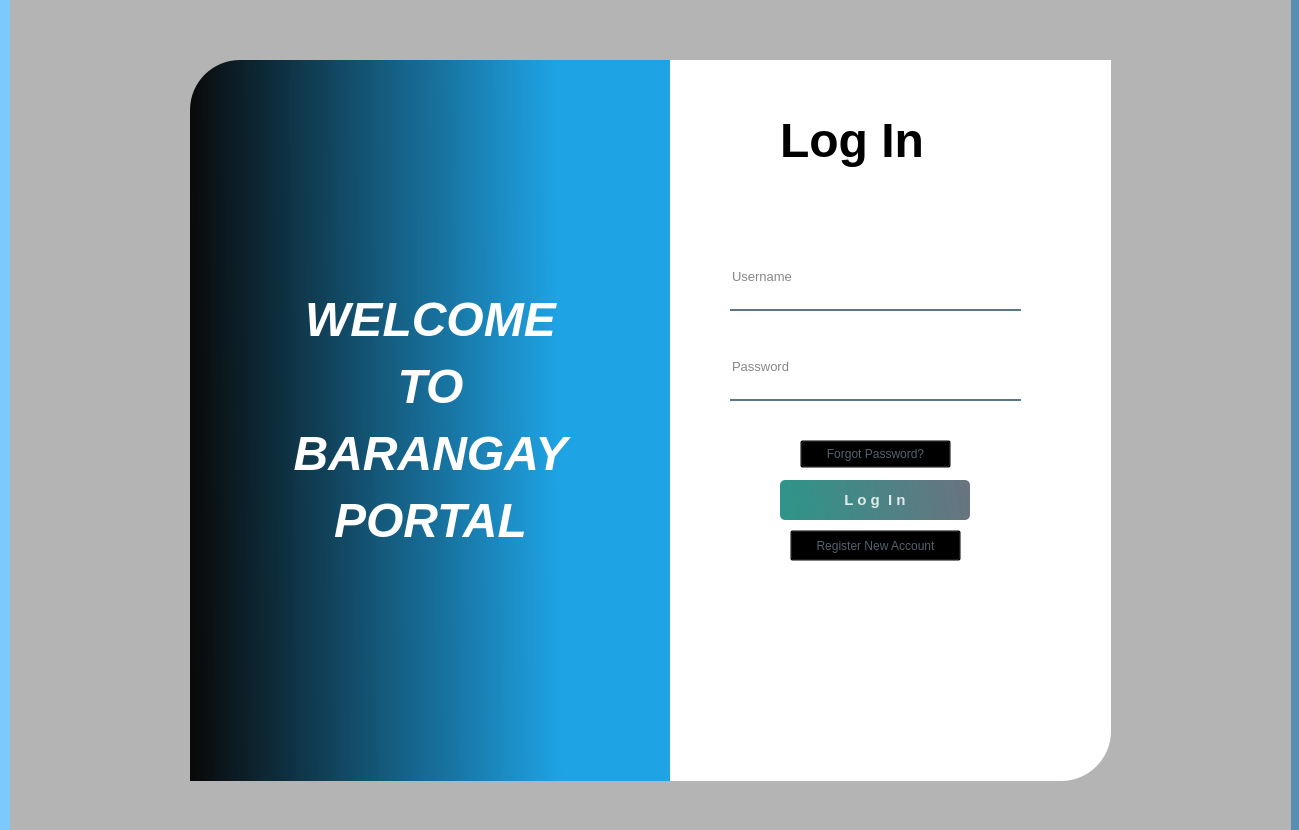
<?xml version="1.0" encoding="UTF-8"?>
<ui version="4.0">
 <class>Form</class>
 <widget class="QWidget" name="Form">
  <property name="geometry">
   <rect>
    <x>0</x>
    <y>0</y>
    <width>1299</width>
    <height>830</height>
   </rect>
  </property>
  <property name="windowTitle">
   <string>Form</string>
  </property>
  <property name="styleSheet">
   <string notr="true">background-color: rgb(123, 202, 255);</string>
  </property>
  <widget class="QWidget" name="widget" native="true">
   <property name="geometry">
    <rect>
     <x>10</x>
     <y>0</y>
     <width>1361</width>
     <height>851</height>
    </rect>
   </property>
   <property name="styleSheet">
    <string notr="true">QPushButton#pushButton{
	background-color: qlineargradient(spread:pad, x1:0, y1:0.505682, x2:1, y2:0.477, stop:0 rgba(11, 131, 120, 219), stop:1 rgba(85, 98, 112, 226));
	color:rgba(255, 255, 255, 210);
	border-radius:5px;
}

QPushButton#pushButton:hover{
	background-color: qlineargradient(spread:pad, x1:0, y1:0.505682, x2:1, y2:0.477, stop:0 rgba(150, 123, 111, 219), stop:1 rgba(85, 81, 84, 226));
}

QPushButton#pushButton:pressed{
	padding-left:5px;
	padding-top:5px;
	background-color:rgba(150, 123, 111, 255);
}

QPushButton#pushButton_2, #pushButton_3, #pushButton_4, #pushButton_5{
	background-color: rgba(0, 0, 0, 0);
	color:rgba(85, 98, 112, 255);
}

QPushButton#pushButton_2:hover, #pushButton_3:hover, #pushButton_4:hover, #pushButton_5:hover{
	color: rgba(131, 96, 53, 255);
}

QPushButton#pushButton_2:pressed, #pushButton_3:pressed, #pushButton_4:pressed, #pushButton_5:pressed{
	padding-left:5px;
	padding-top:5px;
	color:rgba(91, 88, 53, 255);
}

</string>
   </property>
   <widget class="QLabel" name="label_2">
    <property name="geometry">
     <rect>
      <x>180</x>
      <y>60</y>
      <width>481</width>
      <height>721</height>
     </rect>
    </property>
    <property name="styleSheet">
     <string notr="true">border-top-left-radius: 50px;
background-color: qlineargradient(spread:pad, x1:0.905204, y1:0.522, x2:0, y2:0.534, stop:0.149254 rgba(25, 163, 231, 246), stop:1 rgba(9, 9, 9, 255));</string>
    </property>
    <property name="text">
     <string>&lt;html&gt;&lt;head/&gt;&lt;body&gt;&lt;p align=&quot;center&quot;&gt;&lt;span style=&quot; font-size:36pt; font-weight:600; font-style:italic; color:#ffffff;&quot;&gt;WELCOME&lt;/span&gt;&lt;/p&gt;&lt;p align=&quot;center&quot;&gt;&lt;span style=&quot; font-size:36pt; font-weight:600; font-style:italic; color:#ffffff;&quot;&gt;TO&lt;/span&gt;&lt;/p&gt;&lt;p align=&quot;center&quot;&gt;&lt;span style=&quot; font-size:36pt; font-weight:600; font-style:italic; color:#ffffff;&quot;&gt;BARANGAY&lt;/span&gt;&lt;/p&gt;&lt;p align=&quot;center&quot;&gt;&lt;span style=&quot; font-size:36pt; font-weight:600; font-style:italic; color:#ffffff;&quot;&gt;PORTAL&lt;/span&gt;&lt;/p&gt;&lt;/body&gt;&lt;/html&gt;</string>
    </property>
   </widget>
   <widget class="QLabel" name="label_3">
    <property name="geometry">
     <rect>
      <x>660</x>
      <y>60</y>
      <width>441</width>
      <height>721</height>
     </rect>
    </property>
    <property name="styleSheet">
     <string notr="true">background-color:rgba(255, 255, 255, 255);
border-bottom-right-radius: 50px;</string>
    </property>
    <property name="text">
     <string/>
    </property>
   </widget>
   <widget class="QLabel" name="label_4">
    <property name="geometry">
     <rect>
      <x>770</x>
      <y>80</y>
      <width>221</width>
      <height>121</height>
     </rect>
    </property>
    <property name="font">
     <font>
      <family>MS Shell Dlg 2</family>
      <pointsize>10</pointsize>
      <weight>50</weight>
      <italic>false</italic>
      <bold>false</bold>
     </font>
    </property>
    <property name="styleSheet">
     <string notr="true">font: 14pt &quot;MS Shell Dlg 2&quot;;
background-color: rgb(255, 255, 255);
font: 10pt &quot;MS Shell Dlg 2&quot;;</string>
    </property>
    <property name="text">
     <string>&lt;html&gt;&lt;head/&gt;&lt;body&gt;&lt;p&gt;&lt;span style=&quot; font-size:36pt; font-weight:600;&quot;&gt;Log In&lt;/span&gt;&lt;/p&gt;&lt;/body&gt;&lt;/html&gt;</string>
    </property>
   </widget>
   <widget class="QLineEdit" name="lineEdit">
    <property name="geometry">
     <rect>
      <x>720</x>
      <y>250</y>
      <width>291</width>
      <height>61</height>
     </rect>
    </property>
    <property name="font">
     <font>
      <pointsize>10</pointsize>
     </font>
    </property>
    <property name="styleSheet">
     <string notr="true">background-color:rgba(0, 0, 0, 0);
border:none;
border-bottom:2px solid rgba(46, 82, 101, 200);
color:rgba(0, 0, 0, 240);
padding-bottom:7px;</string>
    </property>
    <property name="placeholderText">
     <string>Username</string>
    </property>
   </widget>
   <widget class="QLineEdit" name="lineEdit_2">
    <property name="geometry">
     <rect>
      <x>720</x>
      <y>340</y>
      <width>291</width>
      <height>61</height>
     </rect>
    </property>
    <property name="font">
     <font>
      <pointsize>10</pointsize>
     </font>
    </property>
    <property name="styleSheet">
     <string notr="true">background-color:rgba(0, 0, 0, 0);
border:none;
border-bottom:2px solid rgba(46, 82, 101, 200);
color:rgba(0, 0, 0, 240);
padding-bottom:7px;</string>
    </property>
    <property name="echoMode">
     <enum>QLineEdit::Password</enum>
    </property>
    <property name="placeholderText">
     <string>Password</string>
    </property>
   </widget>
   <widget class="QPushButton" name="pushButton">
    <property name="geometry">
     <rect>
      <x>770</x>
      <y>480</y>
      <width>190</width>
      <height>40</height>
     </rect>
    </property>
    <property name="font">
     <font>
      <pointsize>11</pointsize>
      <weight>75</weight>
      <bold>true</bold>
     </font>
    </property>
    <property name="text">
     <string>L o g  I n</string>
    </property>
   </widget>
   <widget class="QLabel" name="label_6">
    <property name="geometry">
     <rect>
      <x>-780</x>
      <y>-240</y>
      <width>2211</width>
      <height>1161</height>
     </rect>
    </property>
    <property name="styleSheet">
     <string notr="true">background-color:rgba(0, 0, 0, 75);</string>
    </property>
    <property name="text">
     <string/>
    </property>
   </widget>
   <widget class="QPushButton" name="pushButton_2">
    <property name="geometry">
     <rect>
      <x>780</x>
      <y>530</y>
      <width>171</width>
      <height>31</height>
     </rect>
    </property>
    <property name="styleSheet">
     <string notr="true">font: 10pt &quot;MS Shell Dlg 2&quot;;
font: 9pt &quot;MS Shell Dlg 2&quot;;</string>
    </property>
    <property name="text">
     <string>Register New Account</string>
    </property>
   </widget>
   <widget class="QLabel" name="label">
    <property name="geometry">
     <rect>
      <x>210</x>
      <y>80</y>
      <width>351</width>
      <height>421</height>
     </rect>
    </property>
    <property name="styleSheet">
     <string notr="true">background-color: rgb(0, 170, 255);</string>
    </property>
    <property name="text">
     <string>&lt;html&gt;&lt;head/&gt;&lt;body&gt;&lt;p&gt;&lt;img src=&quot;:/images/IMG_6122.jpeg&quot;/&gt;&lt;/p&gt;&lt;/body&gt;&lt;/html&gt;</string>
    </property>
   </widget>
   <widget class="QLabel" name="label_5">
    <property name="geometry">
     <rect>
      <x>-380</x>
      <y>-410</y>
      <width>1661</width>
      <height>1321</height>
     </rect>
    </property>
    <property name="styleSheet">
     <string notr="true">image: url(:/images/IMG_6115 (1).png);
background-color: rgb(255, 255, 255);</string>
    </property>
    <property name="text">
     <string/>
    </property>
   </widget>
   <widget class="QPushButton" name="pushButton_3">
    <property name="geometry">
     <rect>
      <x>790</x>
      <y>440</y>
      <width>151</width>
      <height>28</height>
     </rect>
    </property>
    <property name="text">
     <string>Forgot Password?</string>
    </property>
   </widget>
   <zorder>label</zorder>
   <zorder>label_5</zorder>
   <zorder>label_6</zorder>
   <zorder>label_2</zorder>
   <zorder>label_3</zorder>
   <zorder>label_4</zorder>
   <zorder>lineEdit</zorder>
   <zorder>lineEdit_2</zorder>
   <zorder>pushButton</zorder>
   <zorder>pushButton_2</zorder>
   <zorder>pushButton_3</zorder>
  </widget>
 </widget>
 <resources>
  <include location="loginUi4/res.qrc"/>
 </resources>
 <connections/>
</ui>
